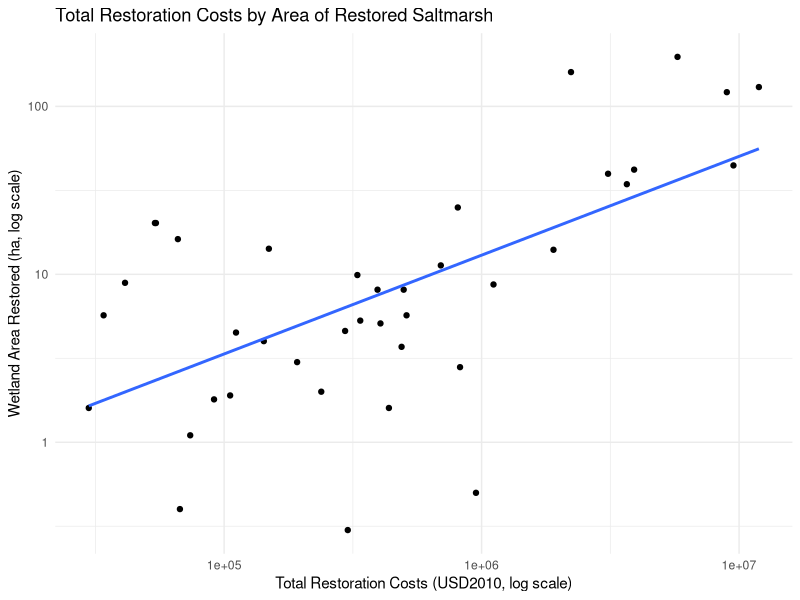

The R source for this figure:
## ---- chunk 1
#load libraries
library(tidyverse)
library(here)

rm(list = ls())

# Load the data
cost_df <- read_csv(here("posts/2024-12-17-benefits-transfer/cost_df.csv"))

# Filter for saltmarsh
saltmarsh_df <- cost_df %>%
  filter(wetland_type == "saltmarsh") %>% 
  drop_na()

# Create a new variable with the restoration costs per hectare
saltmarsh_df <- saltmarsh_df %>%
  mutate(cost_per_ha = total_cost_2010 / area_ha)

# Choose one of the research studies
saltmarsh_df %>% 
  filter(country == "USA") %>%
  filter(area_ha >= 60) 

# estimate the total costs of restoring 60 hectares in Huntington Beach based on observation #106
total_cost_60_ha <- saltmarsh_df %>%
  filter(observation == 106) %>%
  pull(cost_per_ha) * 60
total_cost_60_ha
## ---- chunk 2
#filter for only USA
saltmarsh_usa <- saltmarsh_df %>% 
  filter(country=="USA")

# Scatter plot of hectares on the y-axis and total restoration costs on the x-axis in the USA
saltmarsh_usa %>%
  ggplot(aes(x = total_cost_2010, y = area_ha)) +
  geom_point() +
  geom_smooth(method = "lm", se = FALSE) +
  scale_x_log10() +  # Log transform x-axis
  scale_y_log10() +  # Log transform y-axis 
  labs(title = "Total Restoration Costs by Area of Restored Saltmarsh",
       x = "Total Restoration Costs (USD2010, log scale)",
       y = "Wetland Area Restored (ha, log scale)") + 
  theme_minimal()
## ---- chunk 3
# Run the regression
lm_cost <- lm(total_cost_2010 ~ area_ha, data = saltmarsh_usa)
summary(lm_cost)

# Recalculate the total cost of restoring 60 hectares of wetland
total_cost_60_ha_lm <- coef(lm_cost)[1] + coef(lm_cost)[2] * 60
total_cost_60_ha_lm
## ---- chunk 4
#calculate change in wetland 
current_wetland_area <- 72
additional_wetland_area <- 60
total_wetland_area <- current_wetland_area + additional_wetland_area 
# 72 + 60 = 132


ln_wetland <- log(total_wetland_area/current_wetland_area)
# ln_wetland
#log(132/72) = 0.6061358034

#reduction in damages
ln_damages <- -0.236 * ln_wetland
# - 0.236 * 0.6061358034 = -0.1430480496
# ln_damages

#calculate damage
damages <- 18000000  
damage_new <- damages * exp(ln_damages)
#18,000,000 * exp(-0.1430480496)
# damage_new

avoided_damage = damages - damage_new
#18000000 - 15600824 = 2399176
avoided_damage 

